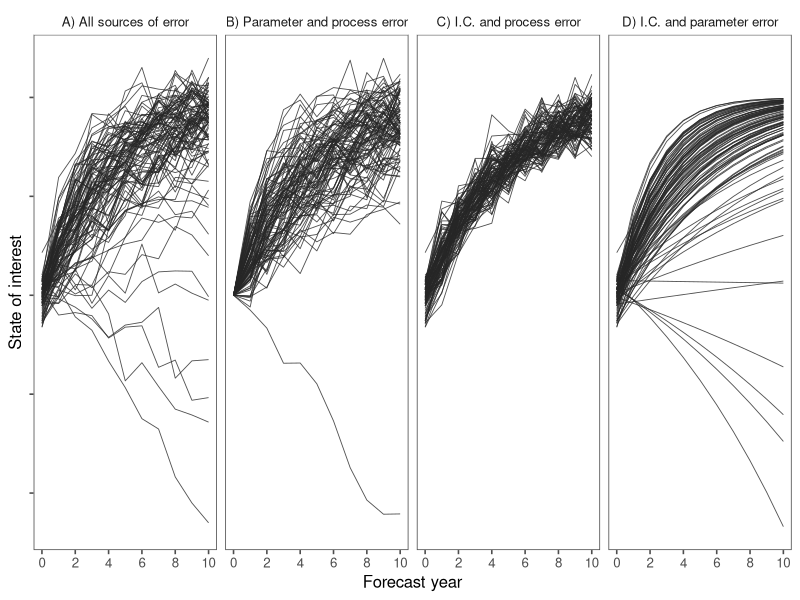

Reproduce this figure in R. (Note: this script raises an error after producing the figure.)
################################################################################
##  generate_forecast_fxns.R: Script to generate a forecast time series. 
##  The simulated data can then be used to test the forecast partitioning
##  approach. The forecast generation process includes error from 
##  initial conditions uncertainty, parameter error, driver uncertainty, and 
##  process error.
##
##  Author: Andrew Tredennick
##  Date created: March 13, 2018
################################################################################

##  Clear the workspace
rm(list = ls(all.names = TRUE))


####
####  LOAD LIBRARIES -----------------------------------------------------------
####
library(tidyverse)
library(dplyr)
library(ggthemes)



####
####  DEFINE SIMULATOR FUNCTION ------------------------------------------------
####
generate_forecast <- function(z_bar, 
                              z_sigma, 
                              a_bar,
                              a_sigma,
                              theta_bar = NULL, 
                              theta_sigma = NULL, 
                              x_bar = NULL, 
                              x_sigma = NULL, 
                              proc_sigma, 
                              n_times, 
                              n_iters,
                              seed = NULL){
  if(is.null(seed) == FALSE){
    set.seed(seed)
  }
  
  if(is.null(x_bar) == FALSE){
    if(is.matrix(x_bar) == FALSE){
      stop("x_bar must be a matrix even if only providing one covariate.
           Coerce to a single column matrix, with the number of rows equal
           to the number of time steps to be forecast.")
    }
    
    if((ncol(x_bar)-1) != length(theta_bar)){
      stop("The number of covariates [ncol(x_bar)] and the number of
           coefficients [length(theta_bar)] do not match.")
    }
  }
 
  
  # Generate vector of initial conditions
  Z <- rnorm(n_iters, z_bar, z_sigma)
  
  # Generate vector of autoregressive terms
  A <- rnorm(n_iters, a_bar, a_sigma)
  
  # Generate array of time-varying covariates
  if(is.null(x_bar) == FALSE){
    X <- array(NA, dim = c((ncol(x_bar)+1), n_iters, n_times))
    X[1,,] <- 1 # make first rows 1 for the intercept
    for(dot in 1:n_times){
      for(dox in 1:ncol(x_bar)){
        X[dox+1,,dot] <- rnorm(n_iters, x_bar[dot,dox], x_sigma[dot,dox])
      }
    }
  }
  
  
  # Generate matrix of time-invariant parameters
  if(is.null(theta_bar) == FALSE){
    Theta <- matrix(NA, length(theta_bar), n_iters)
    for(dotheta in 1:length(theta_bar)){
      Theta[, dotheta] <- rnorm(n_iters, theta_bar[dotheta], theta_sigma[dotheta])
    }
  }
  
  # Generate matrix of forecasts
  forecasts <- matrix(NA, n_times+1, n_iters)
  forecasts[1,] <- Z
  
  if(is.null(theta_bar)){
    for(iiter in 1:n_times){
      Z <- A*Z
      forecasts[iiter+1, ] <- rnorm(n_iters, Z, proc_sigma) 
    }
  }else{
    for(iiter in 1:n_times){
      mu <- A*Z[iiter] + X[iiter, ]*Theta
      forecasts[iiter, ] <- rnorm(n_iters, mu, proc_sigma) 
    }
  }
  
  return(forecasts)
}



####
####  GENERATE FORECASTS -------------------------------------------------------
####
z_bar <- -20
z_sigma <- 1.5
a_bar <- 0.8
a_sigma <- 0.1
proc_sigma <- 1.6
n_times <- 10
n_iters <- 100
seed <- 126

outcasts_all <- generate_forecast(z_bar,
                                  z_sigma, 
                                  a_bar,
                                  a_sigma,
                                  theta_bar = NULL, 
                                  theta_sigma = NULL, 
                                  x_bar = NULL, 
                                  x_sigma = NULL, 
                                  proc_sigma, 
                                  n_times, 
                                  n_iters,
                                  seed)

outcasts_noproc <- generate_forecast(z_bar,
                                  z_sigma, 
                                  a_bar,
                                  a_sigma,
                                  theta_bar = NULL, 
                                  theta_sigma = NULL, 
                                  x_bar = NULL, 
                                  x_sigma = NULL, 
                                  proc_sigma = 0, 
                                  n_times, 
                                  n_iters,
                                  seed)

outcasts_noparam <- generate_forecast(z_bar,
                                  z_sigma, 
                                  a_bar,
                                  a_sigma = 0,
                                  theta_bar = NULL, 
                                  theta_sigma = NULL, 
                                  x_bar = NULL, 
                                  x_sigma = NULL, 
                                  proc_sigma, 
                                  n_times, 
                                  n_iters,
                                  seed)

outcasts_noinit <- generate_forecast(z_bar,
                                      z_sigma = 0, 
                                      a_bar,
                                      a_sigma,
                                      theta_bar = NULL, 
                                      theta_sigma = NULL, 
                                      x_bar = NULL, 
                                      x_sigma = NULL, 
                                      proc_sigma, 
                                      n_times, 
                                      n_iters,
                                      seed)

outcasts_combined <- as.data.frame(outcasts_all) %>%
  mutate(year = 0:n_times) %>%
  gather(key,value,-year) %>%
  mutate(simulation = "A) All sources of error") %>%
  rbind(as.data.frame(outcasts_noproc) %>%
          mutate(year = 0:n_times) %>%
          gather(key,value,-year) %>%
          mutate(simulation = "D) I.C. and parameter error")) %>%
  rbind(as.data.frame(outcasts_noinit) %>%
          mutate(year = 0:n_times) %>%
          gather(key,value,-year) %>%
          mutate(simulation = "B) Parameter and process error")) %>%
  rbind(as.data.frame(outcasts_noparam) %>%
          mutate(year = 0:n_times) %>%
          gather(key,value,-year) %>%
          mutate(simulation = "C) I.C. and process error"))

ggplot(outcasts_combined, aes(x = year, y = value, group = key))+
  geom_line(color = "grey15", alpha = 0.8, size = 0.3)+
  facet_wrap(~simulation, ncol = 4)+
  scale_x_continuous(breaks = c(0,2,4,6,8,10))+
  ylab("State of interest")+
  xlab("Forecast year")+
  theme_few()+
  theme(axis.text.y = element_blank())
ggsave(filename = "../figures/forecast_uncertainty_example.pdf", width = 9, height = 3, units = "in")



####
####  TEST CASE OF ANOVA WITH 2 SOURCES OF ERROR ONLY --------------------------
####
z_bar <- -20
z_sigma <- 1.5
a_bar <- 0.8
a_sigma <- 0.1
proc_sigma <- 0
n_times <- 10
n_iters <- 100
seed <- 126

outcasts_all <- generate_forecast(z_bar,
                                  z_sigma, 
                                  a_bar,
                                  a_sigma,
                                  theta_bar = NULL, 
                                  theta_sigma = NULL, 
                                  x_bar = NULL, 
                                  x_sigma = NULL, 
                                  proc_sigma, 
                                  n_times, 
                                  n_iters,
                                  seed)

outcasts_noinit <- generate_forecast(z_bar,
                                     z_sigma = 0, 
                                     a_bar,
                                     a_sigma,
                                     theta_bar = NULL, 
                                     theta_sigma = NULL, 
                                     x_bar = NULL, 
                                     x_sigma = NULL, 
                                     proc_sigma, 
                                     n_times, 
                                     n_iters,
                                     seed)

outcasts_noparam <- generate_forecast(z_bar,
                                      z_sigma, 
                                      a_bar,
                                      a_sigma = 0,
                                      theta_bar = NULL, 
                                      theta_sigma = NULL, 
                                      x_bar = NULL, 
                                      x_sigma = NULL, 
                                      proc_sigma, 
                                      n_times, 
                                      n_iters,
                                      seed)

outcasts_combined <- as.data.frame(outcasts_all) %>%
  mutate(year = 0:n_times) %>%
  gather(key,value,-year) %>%
  mutate(simulation = "all") %>%
  rbind(as.data.frame(outcasts_noinit) %>%
          mutate(year = 0:n_times) %>%
          gather(key,value,-year) %>%
          mutate(simulation = "noinit")) %>%
  rbind(as.data.frame(outcasts_noparam) %>%
          mutate(year = 0:n_times) %>%
          gather(key,value,-year) %>%
          mutate(simulation = "noparam"))

ggplot(outcasts_combined, aes(x = year, y = value, group = key))+
  geom_line(color = "darkgrey", alpha = 0.8)+
  facet_wrap(~simulation, ncol = 4)+
  scale_x_continuous(breaks = c(0,2,4,6,8,10))+
  ylab("State of interest")+
  xlab("Forecast year")+
  theme_few()+
  theme(axis.text.y = element_blank())

##  Calculate variance
forecast_var <- outcasts_combined %>%
  group_by(year, simulation) %>%
  summarise(variance = var(value)) %>%
  ungroup() %>%
  spread(simulation, variance) %>%
  mutate(interaction = noinit + noparam) %>%
  gather(simulation, variance, -year)

mylabs <- c(expression(paste(V^(F),"=",V^(I+PA))),
            expression(V^(I)+V^(PA)),
            expression(V^(PA)),
            expression(V^(I)))

ggplot(forecast_var, aes(x = year, y = variance))+
  geom_ribbon(aes(ymax = forecast_var[forecast_var$simulation=="all","variance"],
                  ymin = forecast_var[forecast_var$simulation=="interaction","variance"]),
              fill = "grey88")+
  geom_line(aes(linetype = simulation), size = 0.6)+
  annotate("text", x = 8, y = 30, label = "epsilon^(italic('I,PA'))", parse = TRUE, size = 5)+
  xlab("Forecast year (T + q)")+
  ylab("Forecast variance (V)")+
  # scale_color_colorblind(name = NULL, labels = mylabs)+
  scale_linetype_manual(values = c(1,2,3,6),name = NULL, labels = mylabs)+
  scale_x_continuous(breaks = c(0,2,4,6,8,10))+
  theme_few()+
  theme(legend.position = c(0,1),
        legend.justification=c(-0.1, 1.1),
        legend.text=element_text(size=10),
        legend.text.align = 0,
        legend.key.width = unit(1,"cm"))
ggsave(filename = "../figures/example_interaction_effect.pdf", width = 4.2, height = 3, units = "in")

interaction_var <- forecast_var %>%
  spread(simulation, variance) %>%
  mutate(interaction_effect = all - interaction)

ggplot(interaction_var, aes(x = year, y = interaction_effect))+
  geom_line()
  
